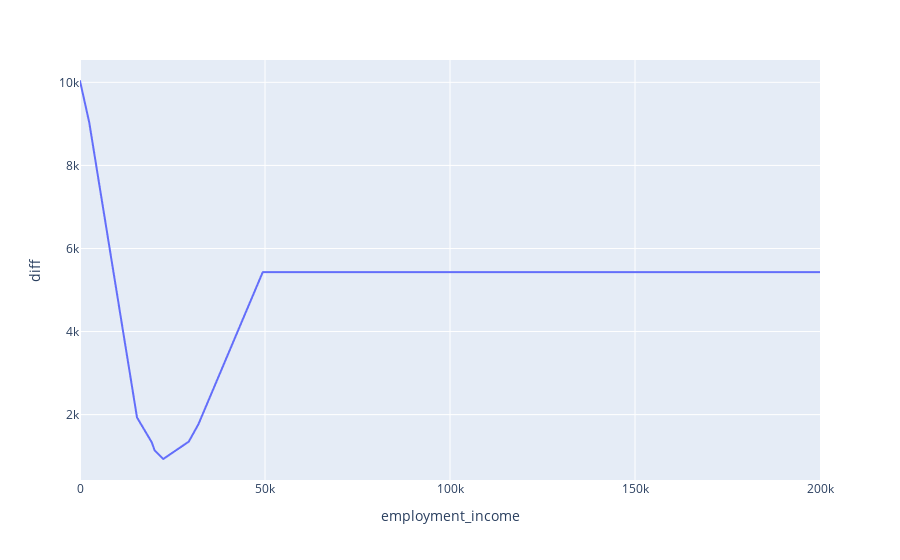

This figure's notebook cell:
### Code cell
px.line(df, x="employment_income", y="diff")

### Figure 1 — Plotly figure (JSON) as saved in the notebook; plotly's stock layout.template omitted (floating-point values rounded to 4 significant figures; data arrays with more than 128 entries replaced by an {"elided": "..."} marker saying what was removed)
{"data": [{"hovertemplate": "employment_income=%{x}<br>diff=%{y}<extra></extra>", "legendgroup": "", "line": {"color": "#636efa", "dash": "solid"}, "marker": {"symbol": "circle"}, "mode": "lines", "name": "", "showlegend": false, "type": "scattergl", "x": {"elided": "2001 int values"}, "xaxis": "x", "y": {"elided": "2001 float values"}, "yaxis": "y"}], "layout": {"legend": {"tracegroupgap": 0}, "margin": {"t": 60}, "xaxis": {"anchor": "y", "domain": [0, 1], "title": {"text": "employment_income"}}, "yaxis": {"anchor": "x", "domain": [0, 1], "title": {"text": "diff"}}}}
